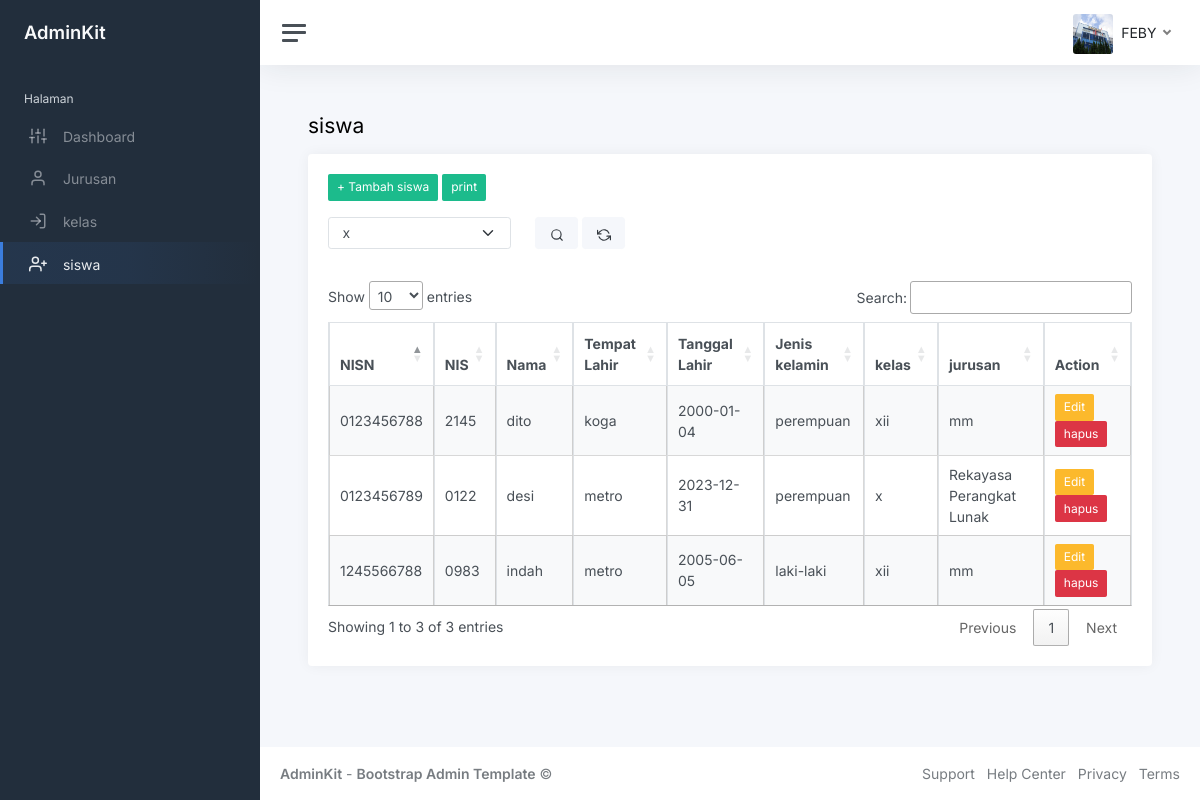
/index.php?page=siswa (signed in), run on the app's committed database.
### tables this page shows
CREATE TABLE `siswa` (
  `nisn` char(10) NOT NULL,
  `nis` char(4) NOT NULL,
  `nama` varchar(35) NOT NULL,
  `tempat_lahir` varchar(30) NOT NULL,
  `tanggal_lahir` date NOT NULL,
  `jenis_kelamin` varchar(10) NOT NULL,
  `id_kelas` int(11) NOT NULL
);

CREATE TABLE `kelas` (
  `id_kelas` int(11) NOT NULL,
  `nm_kelas` varchar(10) NOT NULL,
  `id_jurusan` int(11) NOT NULL
);

CREATE TABLE `jurusan` (
  `id_jurusan` int(11) NOT NULL,
  `nm_jurusan` varchar(50) NOT NULL
);

### siswa.php (the view, shortened to what this page needs)
<h1 class="h3 mb-3">siswa</h1>
					<div class="row">
						<div class="col-12">
							<div class="card flex-fill-fill">
								<div class="card-body">
								<a href="?page=tambah-siswa" class="btn btn-success btn-sm mb-3">+ Tambah siswa</a>
								<?php
                                 if (!empty($_POST['kelas'])) {
									?>
                                     <a href="cetak-siswa.php?kelas=<?php echo $kelas ?>" class="btn btn-success btn-sm mb-3" target="_blak">print</a>
									<?php
								 }else {
									?>
                                     <a href="cetak-siswa.php" class="btn btn-success btn-sm mb-3" target="_blak">print</a>
								 <?php
								 }
								?>
									 <form action="" method="post">
										<div class="row mb-3">
											<div class="col-sm-3">
												<div class="form-group">
													<select name="kelas" class="form-select">
														<option value="x" <?php echo isset($_POST['kelas']) == true ? ($_POST['kelas']== 'x'? 'selected': ''):''?>>
															x
														</option>
													</select>
												</div>
											</div>
											<div class="col-sm-3">
												<button class="btn btn-light"><i data-feather="search"></i></button>
												<a href="?page=siswa" class="btn btn-light"><i data-feather="refresh-ccw"></i></a>
											</div>
										</div>
									 </form>
									<table class="table table-bordered table-striped table-hover cell-border" id="siswa">
										<thead>
											<tr>
												<th>NISN</th>
												<th>NIS</th>
                                                <th>Nama</th>
                                                <th> Tempat Lahir</th>
                                                <th> Tanggal Lahir</th>
                                                <th> Jenis kelamin</th>
                                                <th> kelas</th>
                                                <th> jurusan</th>
												<th>Action</th>
											</tr>
										</thead>
										<tbody>
											<?php
											if (isset($_POST['kelas'])) {
												$kelas = $_POST['kelas'];
												$query = mysqli_query($koneksi, "SELECT * FROM siswa INNER JOIN kelas ON siswa.id_kelas=kelas.id_kelas INNER JOIN jurusan ON kelas.id_jurusan=jurusan.id_jurusan WHERE nm_kelas='$kelas'");
											} else {
												$query = mysqli_query($koneksi, "SELECT * FROM siswa INNER JOIN kelas ON siswa.id_kelas=kelas.id_kelas INNER JOIN jurusan ON kelas.id_jurusan=jurusan.id_jurusan");
											}
                                              while ($data= mysqli_fetch_array($query)) {
                                                ?>
                                                <tr>
												<td><?php echo $data['nisn']?></td>
												<td><?php echo $data['nis']  ?></td>
                                                <td><?php echo $data['nama']  ?></td>
                                                <td><?php echo $data['tempat_lahir']  ?></td>
                                                <td><?php echo $data['tanggal_lahir']  ?></td>
                                                <td><?php echo $data['jenis_kelamin']  ?></td>
                                                <td><?php echo $data['nm_kelas']  ?></td>
                                                <td><?php echo $data['nm_jurusan']  ?></td>
												<td>
													<a href="?page=edit-siswa&id=<?php echo $data['nisn']  ?>" class="btn btn-warning btn-sm">Edit</a>
													<a href="?page=hapus-siswa&id=<?php echo $data['nisn']  ?>" class="btn btn-danger btn-sm">hapus</a>
												</td>
											</tr>
                                                <?php
                                              }
                                            ?>
										</tbody>
									</table>
								</div>
							</div>
						</div>
					</div>

### Index.php (shortened to what this page needs)
<!DOCTYPE html>
<html lang="en">
<head>
	<link rel="stylesheet" href="https://cdnjs.cloudflare.com/ajax/libs/twitter-bootstrap/4.5.2/css/bootstrap.min.css" />
		<?php
		$page = isset($_GET['page']) ? $_GET['page'] : 'Dashboard';
		?>
	<link rel="stylesheet" href="https://cdn.datatables.net/1.13.6/css/jquery.dataTables.min.css">
	<link href="css/app.css" rel="stylesheet">
</head>
<body>
	<div class="wrapper">
		<nav id="sidebar" class="sidebar js-sidebar">
			<div class="sidebar-content js-simplebar">
				<a class="sidebar-brand" href="index.html">
          <span class="align-middle">AdminKit</span>
        </a>
				<ul class="sidebar-nav">
					<li class="sidebar-header">
						Halaman
					</li>
					<li class="sidebar-item <?php  echo (empty($_GET['page'])? 'active': '') ?>">
						<a class="sidebar-link" href="index.php">
              <i class="align-middle" data-feather="sliders"></i> <span class="align-middle">Dashboard</span>
            </a>
					</li>
					<li class="sidebar-item  <?php  echo ($page == 'jurusan'||  $page == 'tambah-jurusan '||$page == 'edit-jurusan' ? 'active': '') ?>">
						<a class="sidebar-link" href="?page=jurusan">
              <i class="align-middle" data-feather="user"></i> <span class="align-middle">Jurusan</span>
            </a>
					</li>
					<li class="sidebar-item <?php  echo ($page == 'kelas'||  $page == 'tambah-kelas '||$page == 'edit-kelas' ? 'active': '') ?> ">
						<a class="sidebar-link" href="?page=kelas">
              <i class="align-middle" data-feather="log-in"></i> <span class="align-middle">kelas</span>
            </a>
					</li>
					<li class="sidebar-item <?php  echo ($page == 'siswa'||  $page == 'tambah-siswa '||$page == 'edit-siswa' ? 'active': '') ?>  ">
						<a class="sidebar-link" href="?page=siswa">
              <i class="align-middle" data-feather="user-plus"></i> <span class="align-middle">siswa</span>
            </a>
					</li>
				</ul>
			</div>
		</nav>
		<div class="main">
			<nav class="navbar navbar-expand navbar-light navbar-bg">
				<a class="sidebar-toggle js-sidebar-toggle">
          <i class="hamburger align-self-center"></i>
        </a>
				<div class="navbar-collapse collapse">
					<ul class="navbar-nav navbar-align">
						<li class="nav-item dropdown">
							<a class="nav-link dropdown-toggle d-none d-sm-inline-block" href="#" data-bs-toggle="dropdown">
                <img src="foto/<?php echo $_SESSION['user']['foto']?>" class="avatar img-fluid rounded me-1" alt="Charles Hall" /> <span class="text-dark"><?php echo $_SESSION['user']['nama']?></span>
              </a>
						</li>
					</ul>
				</div>
			</nav>
			<main class="content">
				<div class="container-fluid p-0">
					<?php
					$page = isset($_GET['page']) ? $_GET['page'] : 'home';
					include $page . '.php';
					?>
				</div>
			</main>
			<footer class="footer">
				<div class="container-fluid">
					<div class="row text-muted">
						<div class="col-6 text-start">
							<p class="mb-0">
								<a class="text-muted" href="https://adminkit.io/" target="_blank"><strong>AdminKit</strong></a> - <a class="text-muted" href="https://adminkit.io/" target="_blank"><strong>Bootstrap Admin Template</strong></a>								&copy;
							</p>
						</div>
						<div class="col-6 text-end">
							<ul class="list-inline">
								<li class="list-inline-item">
									<a class="text-muted" href="https://adminkit.io/" target="_blank">Support</a>
								</li>
								<li class="list-inline-item">
									<a class="text-muted" href="https://adminkit.io/" target="_blank">Help Center</a>
								</li>
								<li class="list-inline-item">
									<a class="text-muted" href="https://adminkit.io/" target="_blank">Privacy</a>
								</li>
								<li class="list-inline-item">
									<a class="text-muted" href="https://adminkit.io/" target="_blank">Terms</a>
								</li>
							</ul>
						</div>
					</div>
				</div>
			</footer>
		</div>
	</div>
</body>
</html>

### data on the page
siswa: nisn "0123456788", nis "2145", nama "dito", tempat_lahir "koga", tanggal_lahir "2000-01-04", jenis_kelamin "perempuan", id_kelas.nm_kelas "xii", jurusan.nm_jurusan "mm"
siswa: nisn "0123456789", nis "0122", nama "desi", tempat_lahir "metro", tanggal_lahir "2023-12-31", jenis_kelamin "perempuan", id_kelas.nm_kelas "x", jurusan.nm_jurusan "Rekayasa Perangkat Lunak"
siswa: nisn "1245566788", nis "0983", nama "indah", tempat_lahir "metro", tanggal_lahir "2005-06-05", jenis_kelamin "laki-laki", id_kelas.nm_kelas "xii", jurusan.nm_jurusan "mm"

### other printed values
$_SESSION['user']['nama'] "FEBY"
